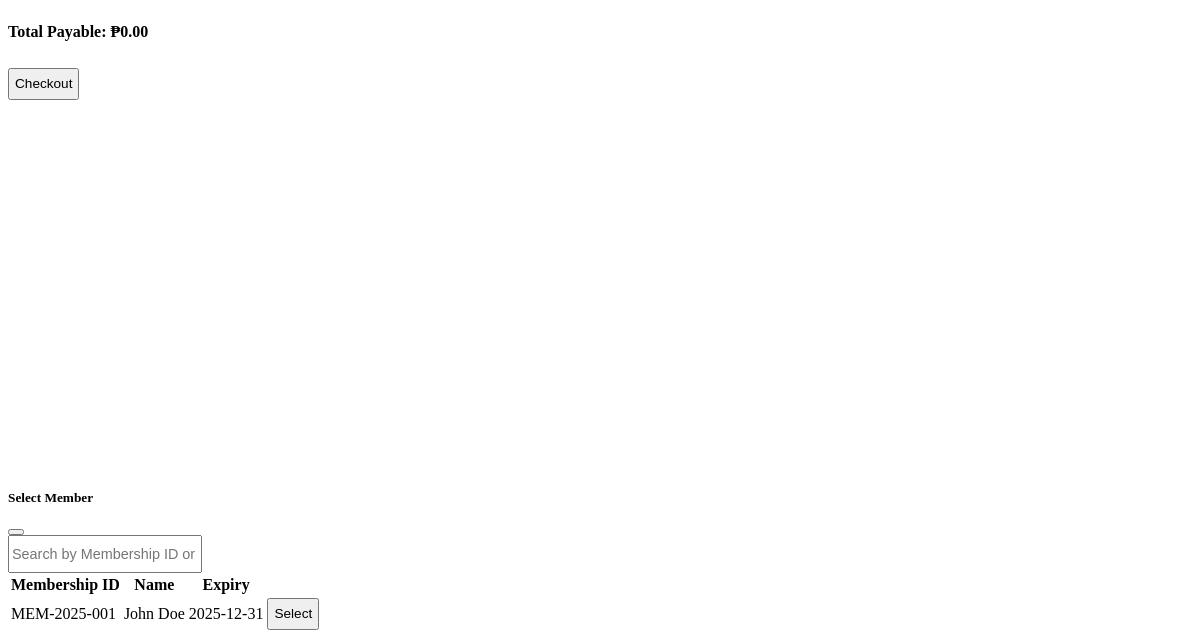
/admin/pages/pos.php (lower part), run on an earlier commit of the app's database.
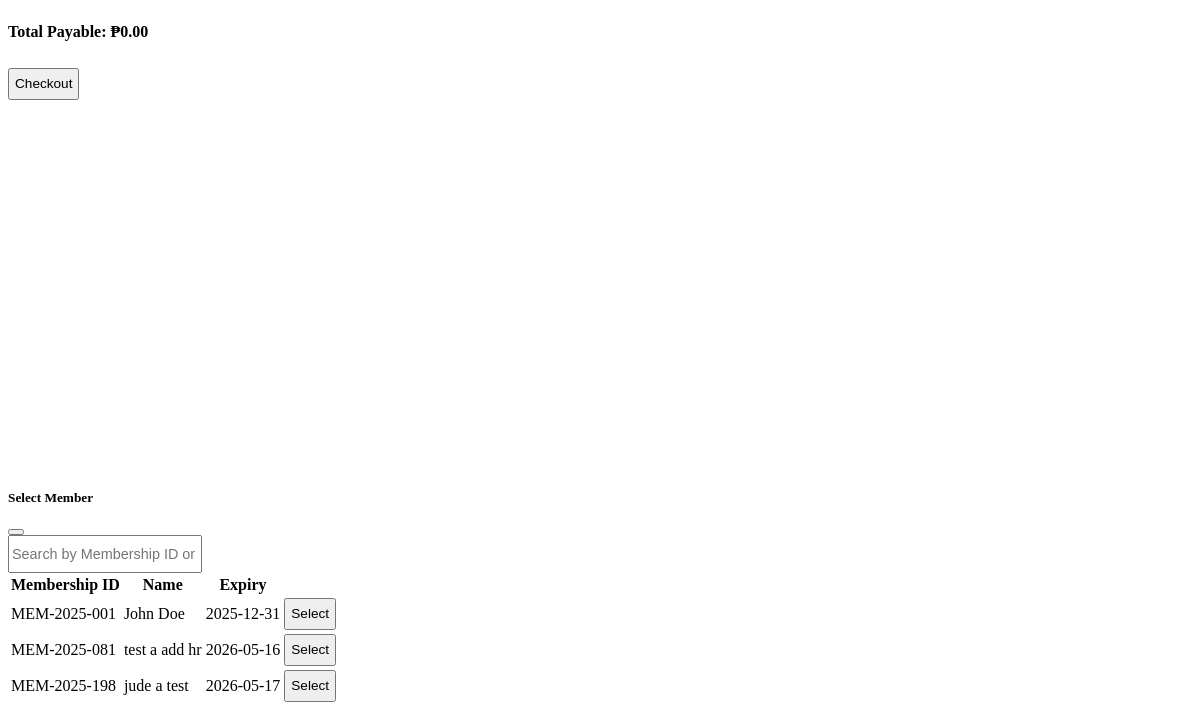
And on a later commit of the database.
### tables this page shows
CREATE TABLE `memberships` (
  `id` int(11) NOT NULL,
  `user_id` int(11) NOT NULL,
  `membership_id` varchar(50) NOT NULL,
  `discount_rate` decimal(5,2) DEFAULT 3.00,
  `start_date` date NOT NULL,
  `end_date` date NOT NULL,
  `status` enum('Active','Expired') DEFAULT 'Active',
  `created_at` timestamp NOT NULL DEFAULT current_timestamp()
);

CREATE TABLE `users` (
  `id` int(11) NOT NULL,
  `first_name` varchar(50) DEFAULT NULL,
  `middle_initial` char(1) DEFAULT NULL,
  `last_name` varchar(50) DEFAULT NULL,
  `suffix` varchar(10) DEFAULT NULL,
  `name` varchar(100) NOT NULL,
  `email` varchar(100) DEFAULT NULL,
  `phone` varchar(20) DEFAULT NULL,
  `address` text DEFAULT NULL,
  `password` varchar(255) NOT NULL,
  `is_member` tinyint(1) DEFAULT 0,
  `member_until` date DEFAULT NULL,
  `created_at` timestamp NOT NULL DEFAULT current_timestamp()
);

### admin/pages/pos.php (the view, shortened to what this page needs)
<?php
require_once __DIR__ . "/../../config/db.php";
$membersStmt = $pdo->query("
    SELECT m.membership_id, u.name, m.end_date
    FROM memberships m
    INNER JOIN users u ON m.user_id = u.id
    WHERE m.status = 'Active'
");
$members = $membersStmt->fetchAll();
?>
<div class="container-fluid">
    <div class="row">
        <div class="col-md-4">
            <div class="card" style="height: calc(90vh - 70px);">
                <div class="card-body d-flex flex-column">
                    <div id="totalsBox" style="font-size:0.85rem;">
                        <h5 style="font-size:1rem;">Total Payable: <span id="cartFinal">₱0.00</span></h5>
                    </div>
                    <button class="btn btn-success w-100 mt-2" id="checkoutBtn">
                        <i class="bi bi-cash-stack"></i> Checkout
                    </button>
                </div>
            </div>
        </div>
    </div>
</div>
<div class="modal fade" id="memberModal" tabindex="-1">
    <div class="modal-dialog modal-lg modal-dialog-scrollable">
        <div class="modal-content">
            <div class="modal-header py-2">
                <h5 class="modal-title"><i class="bi bi-people me-2"></i> Select Member</h5>
                <button type="button" class="btn-close" data-bs-dismiss="modal"></button>
            </div>
            <div class="modal-body">
                <input type="text" id="memberSearch" class="form-control mb-2"
                    placeholder="Search by Membership ID or name">
                <table class="table table-sm table-hover">
                    <thead>
                        <tr>
                            <th>Membership ID</th>
                            <th>Name</th>
                            <th>Expiry</th>
                            <th></th>
                        </tr>
                    </thead>
                    <tbody id="memberList">
                        <?php foreach ($members as $m): ?>
                            <tr>
                                <td><?= htmlspecialchars($m['membership_id']) ?></td>
                                <td><?= htmlspecialchars($m['name']) ?></td>
                                <td><?= htmlspecialchars($m['end_date']) ?></td>
                                <td>
                                    <button class="btn btn-success btn-sm select-member"
                                        data-id="<?= $m['membership_id'] ?>"
                                        data-name="<?= htmlspecialchars($m['name']) ?>">
                                        Select
                                    </button>
                                </td>
                            </tr>
                        <?php endforeach; ?>
                    </tbody>
                </table>
            </div>
        </div>
    </div>
</div>

What changed in the data, as far as the page shows it:
added memberships: membership "MEM-2025-081", user.name "test a add hr", end_date "2026-05-16"
added memberships: membership "MEM-2025-198", user.name "jude a test", end_date "2026-05-17"
